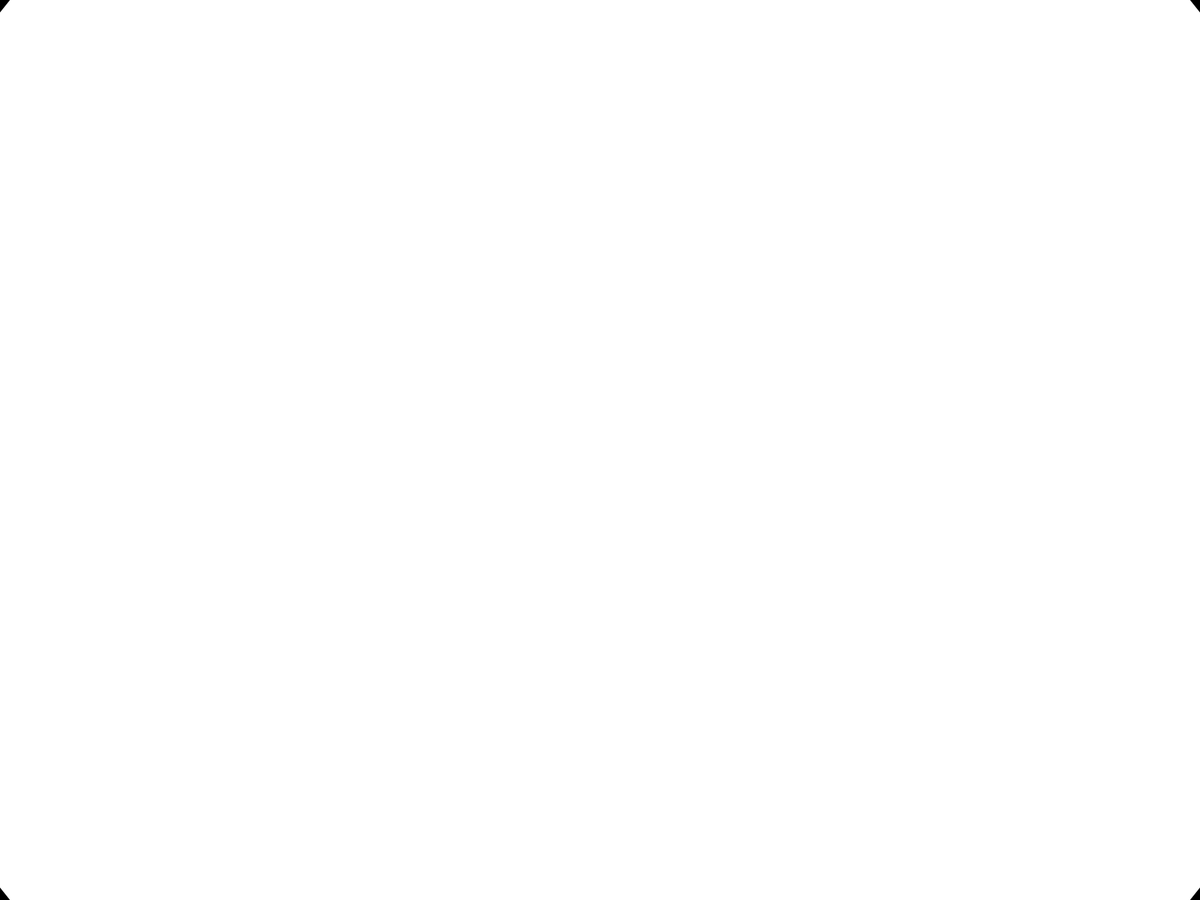
Frame 1 (no input)
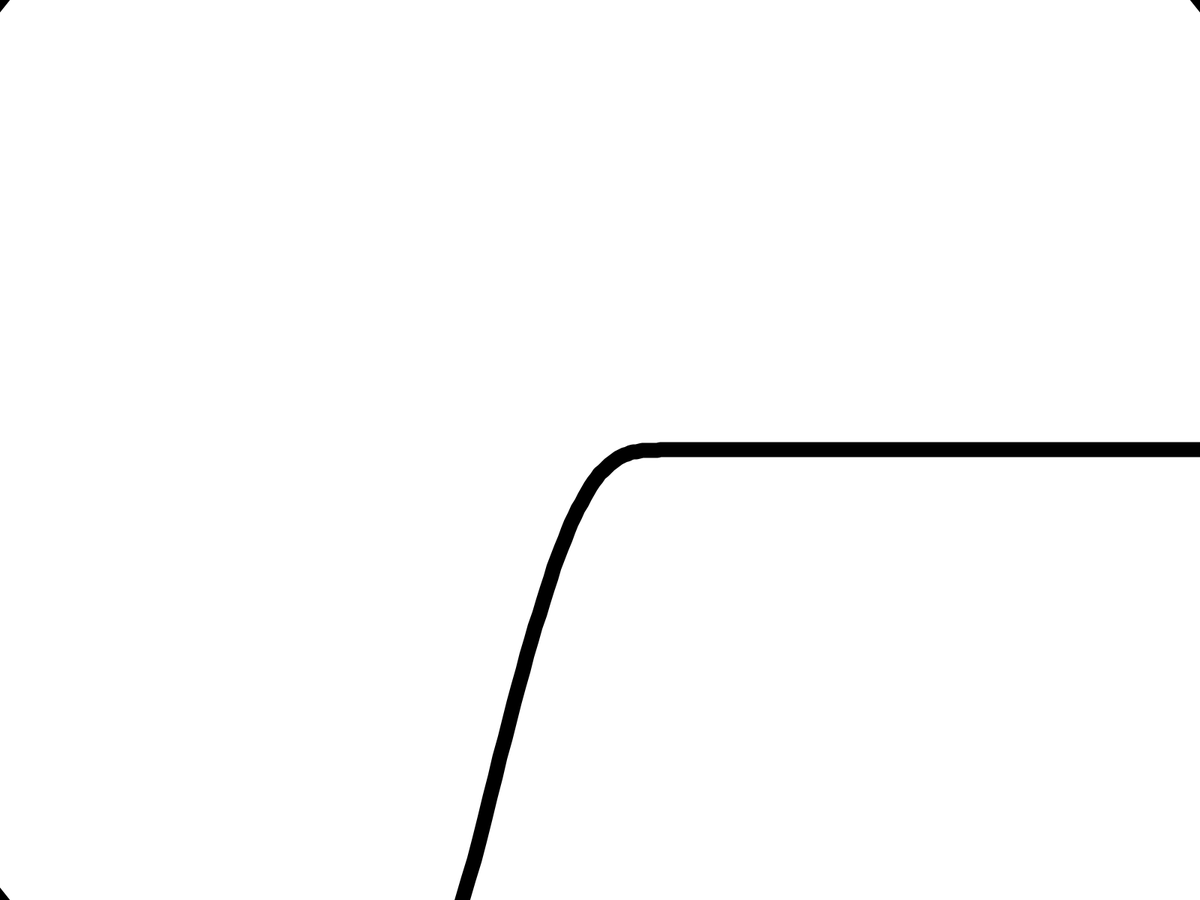
Frame 60 (the mouse pressed at the canvas centre just before this capture)
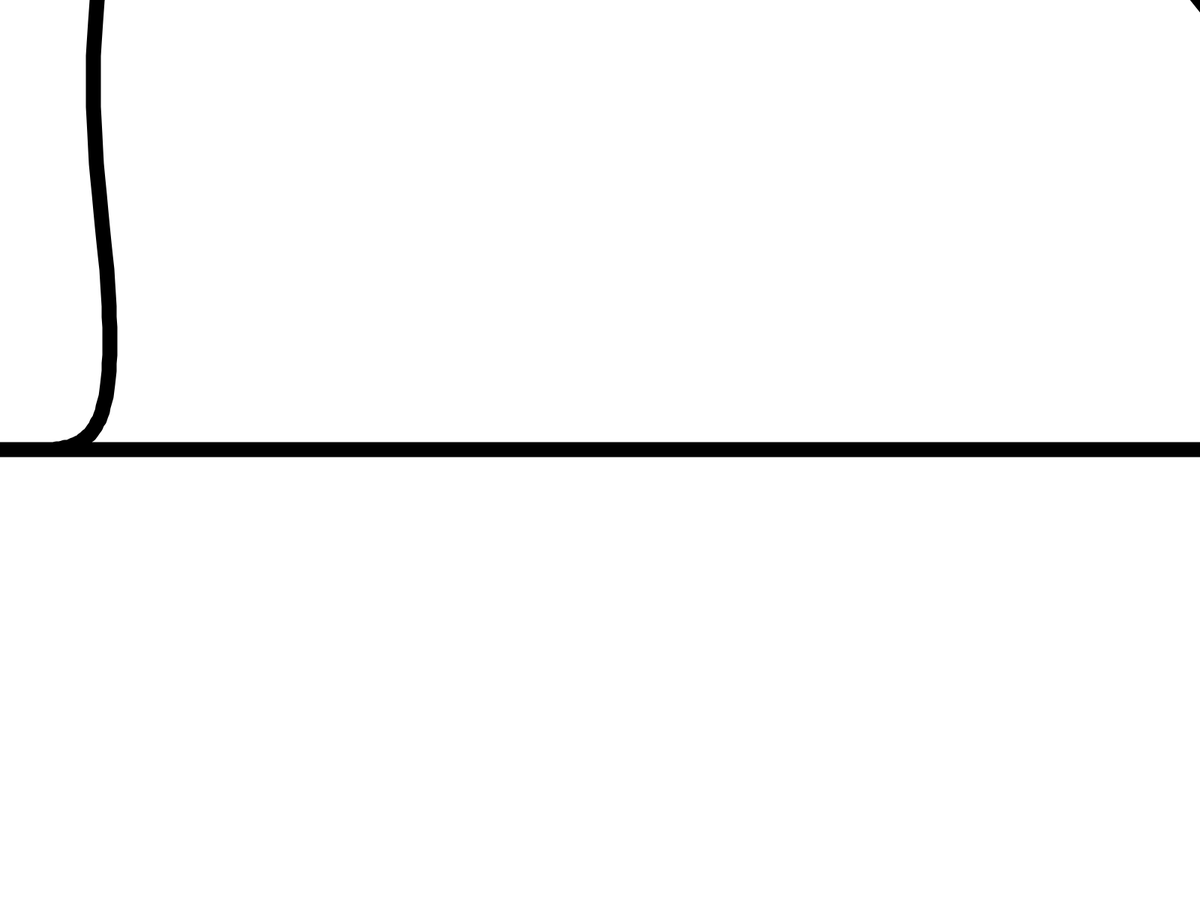
Frame 120 (the mouse held since frame 60 and released just before this capture)

The Processing sketch that drew these frames (run headless with seeded random() and noise(); from frame 60 on, the mouse is pressed at the canvas centre):

// Processing sketch: CIrcle_Morph
// ── CIrcle_Morph.pde
ArrayList<Vertex> vertices;
float len = 1000;
float r = 1000;
int n = 2;
float range = 0.1;
boolean mode1 = true;

void setup(){
  fullScreen();
  strokeWeight(20);
  reset();
}

void keyPressed(){
  if(keyCode == UP){
    n++;
    reset();
  }else if(keyCode == DOWN){
    n--;
    reset();
  }
  if(key == 't'){
    mode1 = !mode1;
  }
}

void reset(){
  vertices = new ArrayList<Vertex>();
  for(float i = 0; i < len; i++){
    float theta = map(i, 0, len, 0, TWO_PI);
    vertices.add(new Vertex(polygon_sample(i/len, n, r), new PVector(cos(theta)*r, sin(theta)*r)));
  }
}

void draw(){
  background(255);
  float off = float(frameCount)/200;
  off = abs(off%2-1)*1.1;
  translate(width/2, height/2);
  strokeJoin(ROUND);
  beginShape();
  for(int i = 0; i < len; i++){
    Vertex vert = vertices.get(i);
    if(mode1) vert.fac = EaseInOutCubic(0, 1, constrain((i/len-1+off)/range, 0, 1));
    else vert.fac = EaseInOutCubic(0, 1, off);
    PVector p = vert.get();
    vertex(p.x, p.y);
  }
  endShape(CLOSE);
}
// ── Class.pde
class Vertex{
  PVector p1;
  PVector p2;
  float fac;
  
  Vertex(PVector p1, PVector p2){
    this.p1 = p1;
    this.p2 = p2;
  }
  
  PVector get(){
    return PVector.lerp(p1, p2, fac);
  }
}
// ── Method.pde
PVector polygon_sample(float fac, float n, float r){
  fac *= n;
  for(float i = 0; i < n; i++){
    if(i <= fac && fac < i+1){
      float t = i+1;
      PVector p1 = new PVector(cos(i/n*TWO_PI)*r, sin(i/n*TWO_PI)*r);
      PVector p2 = new PVector(cos(t/n*TWO_PI)*r, sin(t/n*TWO_PI)*r);
      return PVector.lerp(p1, p2, fac-i);
    }
  }
  return null;
}

float EaseInOutCubic(float start, float end, float t){
  end -= start;//calculate difference
  return t<0.5 ? end*4*t*t*t+start : end*(4*(t-1)*(t-1)*(t-1)+1)+start;
}
